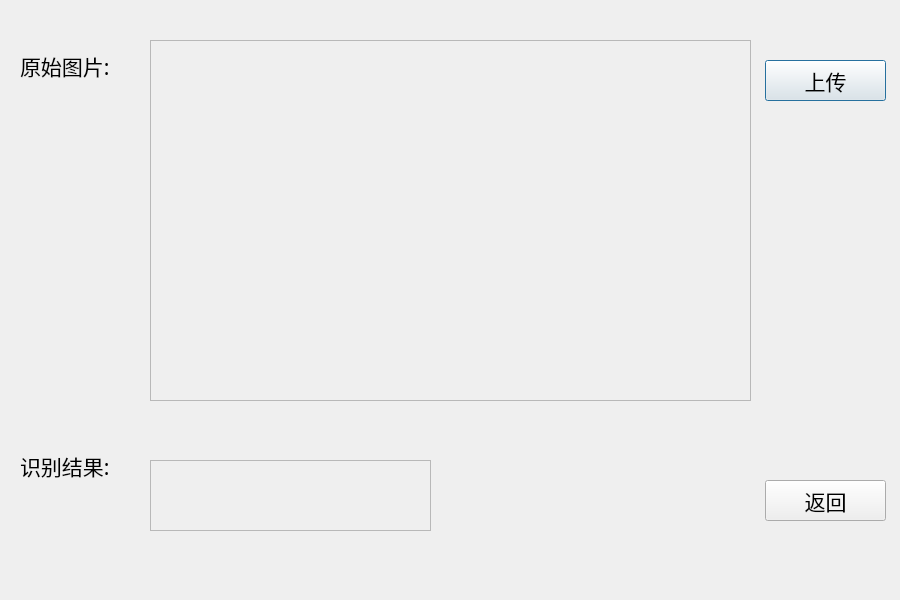
<?xml version="1.0" encoding="UTF-8"?>
<ui version="4.0">
 <class>recognise</class>
 <widget class="QDialog" name="recognise">
  <property name="geometry">
   <rect>
    <x>0</x>
    <y>0</y>
    <width>900</width>
    <height>600</height>
   </rect>
  </property>
  <property name="windowTitle">
   <string>Dialog</string>
  </property>
  <widget class="QScrollArea" name="scrollArea">
   <property name="geometry">
    <rect>
     <x>150</x>
     <y>40</y>
     <width>601</width>
     <height>361</height>
    </rect>
   </property>
   <property name="widgetResizable">
    <bool>true</bool>
   </property>
   <widget class="QWidget" name="scrollAreaWidgetContents">
    <property name="geometry">
     <rect>
      <x>0</x>
      <y>0</y>
      <width>599</width>
      <height>359</height>
     </rect>
    </property>
    <widget class="QLabel" name="img">
     <property name="geometry">
      <rect>
       <x>40</x>
       <y>30</y>
       <width>54</width>
       <height>12</height>
      </rect>
     </property>
     <property name="text">
      <string/>
     </property>
    </widget>
   </widget>
  </widget>
  <widget class="QScrollArea" name="scrollArea_2">
   <property name="geometry">
    <rect>
     <x>150</x>
     <y>460</y>
     <width>281</width>
     <height>71</height>
    </rect>
   </property>
   <property name="widgetResizable">
    <bool>true</bool>
   </property>
   <widget class="QWidget" name="scrollAreaWidgetContents_2">
    <property name="geometry">
     <rect>
      <x>0</x>
      <y>0</y>
      <width>279</width>
      <height>69</height>
     </rect>
    </property>
    <widget class="QLabel" name="result">
     <property name="geometry">
      <rect>
       <x>30</x>
       <y>10</y>
       <width>221</width>
       <height>51</height>
      </rect>
     </property>
     <property name="font">
      <font>
       <family>微软雅黑</family>
       <pointsize>14</pointsize>
      </font>
     </property>
     <property name="text">
      <string/>
     </property>
    </widget>
   </widget>
  </widget>
  <widget class="QLabel" name="label">
   <property name="geometry">
    <rect>
     <x>20</x>
     <y>50</y>
     <width>121</width>
     <height>31</height>
    </rect>
   </property>
   <property name="font">
    <font>
     <family>微软雅黑</family>
     <pointsize>16</pointsize>
    </font>
   </property>
   <property name="text">
    <string>原始图片:</string>
   </property>
  </widget>
  <widget class="QPushButton" name="upload">
   <property name="geometry">
    <rect>
     <x>765</x>
     <y>60</y>
     <width>121</width>
     <height>41</height>
    </rect>
   </property>
   <property name="font">
    <font>
     <family>微软雅黑</family>
     <pointsize>16</pointsize>
    </font>
   </property>
   <property name="text">
    <string>上传</string>
   </property>
  </widget>
  <widget class="QPushButton" name="back">
   <property name="geometry">
    <rect>
     <x>765</x>
     <y>480</y>
     <width>121</width>
     <height>41</height>
    </rect>
   </property>
   <property name="font">
    <font>
     <family>微软雅黑</family>
     <pointsize>16</pointsize>
    </font>
   </property>
   <property name="text">
    <string>返回</string>
   </property>
  </widget>
  <widget class="QLabel" name="label_2">
   <property name="geometry">
    <rect>
     <x>20</x>
     <y>450</y>
     <width>121</width>
     <height>31</height>
    </rect>
   </property>
   <property name="font">
    <font>
     <family>微软雅黑</family>
     <pointsize>16</pointsize>
    </font>
   </property>
   <property name="text">
    <string>识别结果:</string>
   </property>
  </widget>
 </widget>
 <resources/>
 <connections/>
</ui>
